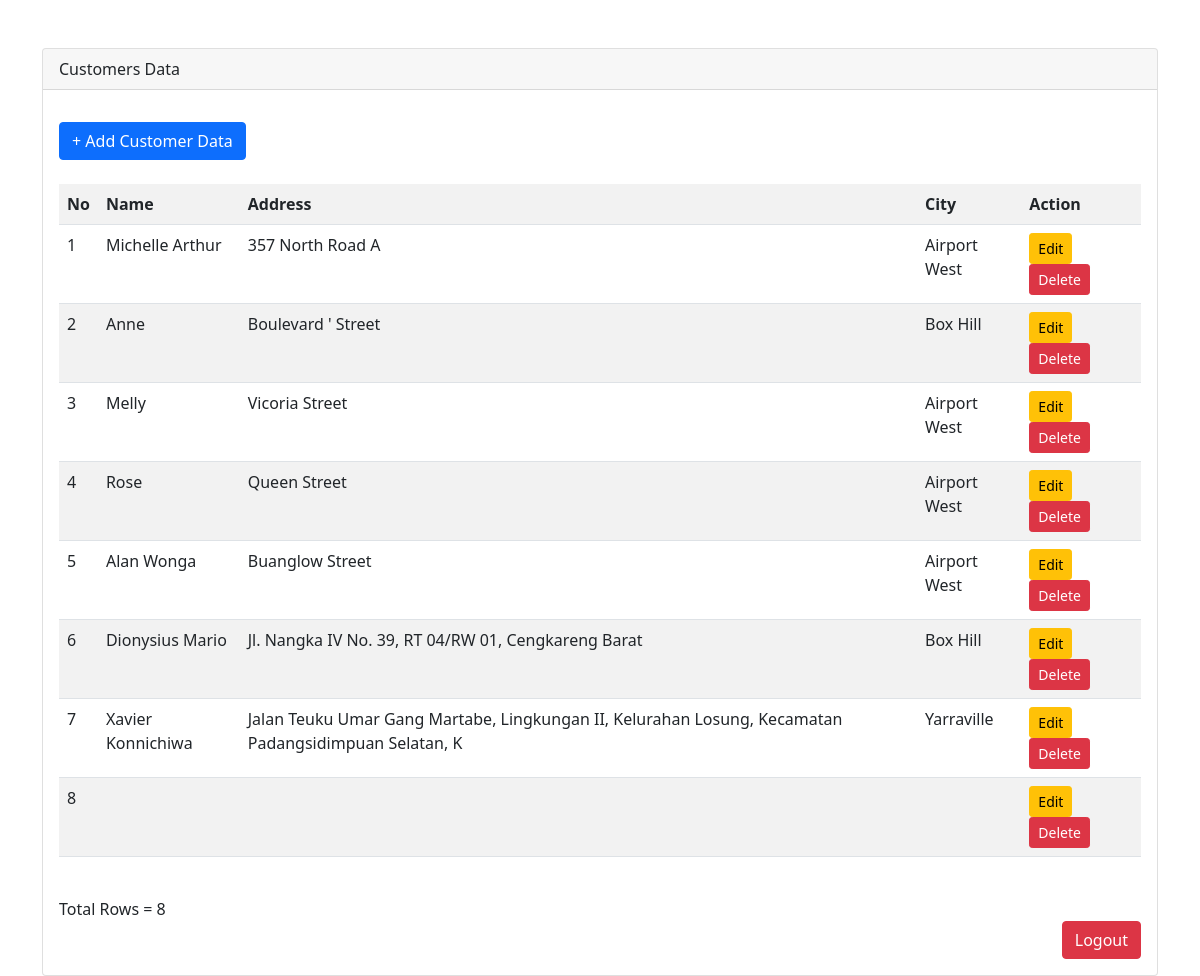
Page /Pertemuan 4/view_customer.php (signed in) on the committed database.
### tables this page shows
CREATE TABLE `customers` (
  `customerid` int(10) UNSIGNED NOT NULL,
  `name` varchar(50) NOT NULL,
  `address` varchar(100) NOT NULL,
  `city` varchar(30) NOT NULL
);

### Pertemuan 4/view_customer.php (the view, shortened to what this page needs)
<?php
include('./header.php');
?>
<div class="card mt-5">
    <div class="card-header">Customers Data</div>
    <div class="card-body">
        <a href="add_customer.php" class="btn btn-primary mt-3 mb-4">+ Add Customer Data</a><br>
        <table class="table table-striped">
            <tr>
                <th>No</th>
                <th>Name</th>
                <th>Address</th>
                <th>City</th>
                <th>Action</th>
            </tr>
            <?php
            require_once('lib/db_login.php');
            $query = "SELECT * FROM customers ORDER BY customerid";
            $result = $db->query($query);
            $i = 1;
            while ($row = $result->fetch_object()) {
                echo '<tr>';
                echo '<td>'.$i.'</td>';
                echo '<td>'.$row->name.'</td>';
                echo '<td>'.$row->address.'</td>';
                echo '<td>'.$row->city.'</td>';
                echo '<td><a class="btn btn-warning btn-sm" href="edit_customer.php?id='.$row->customerid.'">Edit</a>&nbsp;&nbsp; <a class="btn btn-danger btn-sm" href="delete_customer.php?id='.$row->customerid.'">Delete</a></td>';
                echo '</tr>';
                $i++;
            }
            echo '</table>';
            echo '<br/>';
            echo 'Total Rows = '.$result->num_rows;
        ?>
        <div class="clearfix">
            <a href="logout.php" class="btn btn-danger float-end">Logout</a>
        </div>
    </div>
</div>
<?php include('./footer.php') ?>

### Pertemuan 4/header.php (shortened to what this page needs)
<!doctype html>
<html lang="en">
<head>
    <link href="https://cdn.jsdelivr.net/npm/bootstrap@5.1.1/dist/css/bootstrap.min.css" rel="stylesheet">
</head>
<body>
    <div class="container">

### Pertemuan 4/footer.php (shortened to what this page needs)
</div>
</body>
</html>

### rows in the picture
customers: name "Michelle Arthur", address "357 North Road A", city "Airport West"
customers: name "Anne", address "Boulevard ' Street", city "Box Hill"
customers: name "Melly", address "Vicoria Street", city "Airport West"
customers: name "Rose", address "Queen Street", city "Airport West"
customers: name "Alan Wonga", address "Buanglow Street", city "Airport West"
customers: name "Dionysius Mario", address "Jl. Nangka IV No. 39, RT 04/RW 01, Cengkareng Barat", city "Box Hill"
customers: name "Xavier Konnichiwa", address "Jalan Teuku Umar Gang Martabe, Lingkungan II, Kelurahan Losung, Kecamatan Padangsidimpuan Selatan, K", city "Yarraville"

### other values in the picture
$result->num_rows "8"
